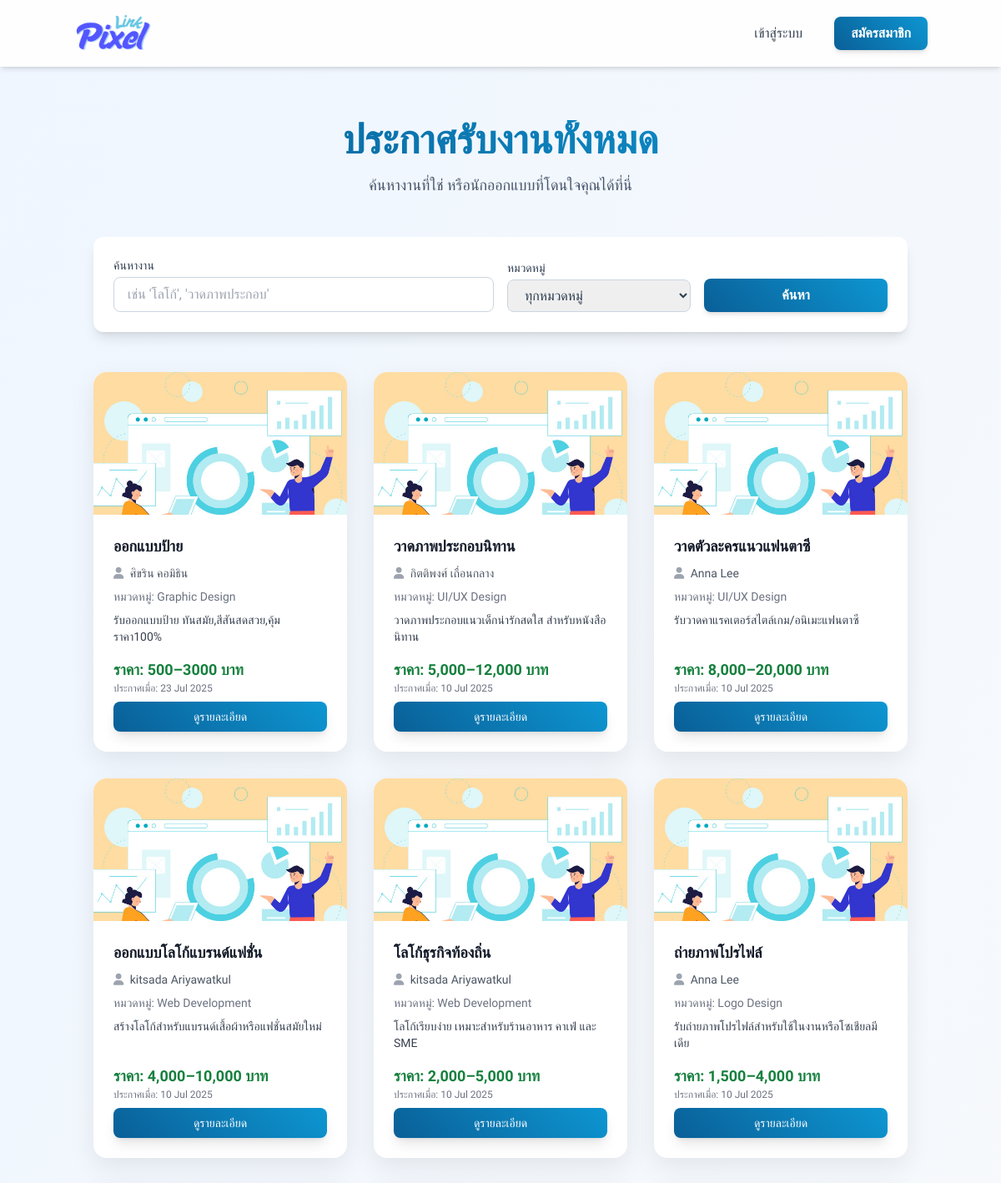
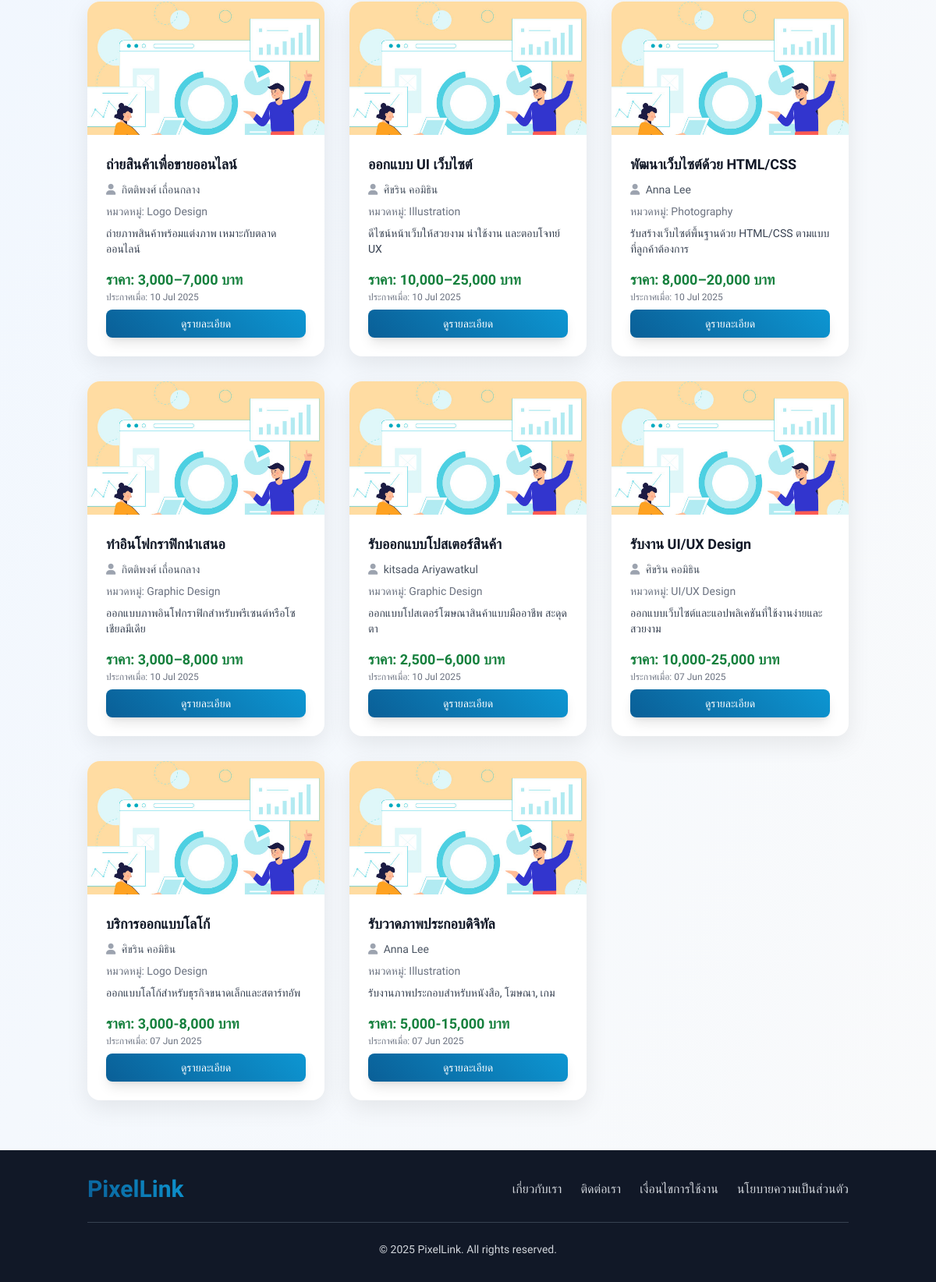
Page /job_listings.php on the committed database (2 pictures, top to bottom).
### tables this page shows
CREATE TABLE `job_postings` (
  `post_id` int(11) NOT NULL,
  `designer_id` int(11) NOT NULL,
  `title` varchar(255) NOT NULL,
  `description` text DEFAULT NULL,
  `category_id` int(11) DEFAULT NULL,
  `price_range` varchar(100) DEFAULT NULL,
  `posted_date` timestamp NOT NULL DEFAULT current_timestamp(),
  `status` enum('active','inactive','completed') DEFAULT 'active',
  `client_id` int(11) NOT NULL,
  `main_image_id` int(11) DEFAULT NULL
);

CREATE TABLE `users` (
  `user_id` int(11) NOT NULL,
  `username` varchar(50) NOT NULL,
  `password` varchar(255) NOT NULL,
  `email` varchar(100) NOT NULL,
  `first_name` varchar(100) NOT NULL,
  `last_name` varchar(100) NOT NULL,
  `phone_number` varchar(20) NOT NULL,
  `user_type` enum('admin','designer','client') NOT NULL,
  `registration_date` timestamp NOT NULL DEFAULT current_timestamp(),
  `is_approved` tinyint(1) DEFAULT 0,
  `last_activity` datetime DEFAULT NULL,
  `is_active` tinyint(1) DEFAULT 1,
  `is_verified` tinyint(1) NOT NULL DEFAULT 0 COMMENT '0=Not Verified, 1=Verified',
  `last_login` timestamp NULL DEFAULT NULL
);

CREATE TABLE `job_categories` (
  `category_id` int(11) NOT NULL,
  `category_name` varchar(100) NOT NULL
);

### job_listings.php (the view, shortened to what this page needs)
<?php
$servername = "localhost";
$username = "root";
$password = "";
$dbname = "pixellink";
$condb = new mysqli($servername, $username, $password, $dbname);
$condb->set_charset("utf8mb4");
$loggedInUserName = $_SESSION['full_name'] ?? $_SESSION['username'] ?? 'Designer';
$search_keyword = $_GET['search'] ?? '';
$type = $_GET['type'] ?? 'postings';
$jobs = [];
if ($type === 'postings') {
    $page_title = "ประกาศรับงานทั้งหมด";
    $sql = "SELECT
                jp.post_id AS id,
                jp.title,
                jp.description,
                jp.price_range,
                jp.posted_date,
                'posting' AS type,
                u.first_name,
                u.last_name,
                jc.category_name,
                uf.file_path AS job_image_path
            FROM job_postings AS jp
            JOIN users AS u ON jp.designer_id = u.user_id
            LEFT JOIN job_categories AS jc ON jp.category_id = jc.category_id
            LEFT JOIN uploaded_files AS uf ON jp.main_image_id = uf.file_id
            WHERE jp.status = 'active'";
    $sql .= " ORDER BY jp.posted_date DESC";
}
$stmt = $condb->prepare($sql);
if ($stmt) {
    $stmt->execute();
    $result = $stmt->get_result();
    $jobs = $result->fetch_all(MYSQLI_ASSOC);
} else {
    error_log("SQL Error: " . $condb->error);
}
?>
<?php include 'includes/header.php'; ?>
<body class="min-h-screen flex flex-col">
    <nav class="bg-white/90 backdrop-blur-sm p-4 shadow-md sticky top-0 z-50">
        <div class="container mx-auto flex justify-between items-center">
            <a href="index.php"><img src="dist/img/logo.png" alt="PixelLink Logo" class="h-12 transition-transform hover:scale-105"></a>
            <div class="space-x-4 flex items-center">
                <?php if (isset($_SESSION['user_id'])) : ?>
                    <span class="font-medium text-slate-700">สวัสดี, <?= htmlspecialchars($loggedInUserName) ?>!</span>
                    <?php
                        $profile_path = 'designer/view_profile.php';
                        if ($_SESSION['user_type'] === 'client') {
                            $profile_path = 'client/view_profile.php';
                        }
                    ?>
                    <a href="<?= $profile_path ?>?user_id=<?= $_SESSION['user_id']; ?>" class="btn-primary text-white px-5 py-2 rounded-lg font-medium shadow-md">ดูโปรไฟล์</a>
                    <a href="logout.php" class="btn-danger text-white px-5 py-2 rounded-lg font-medium shadow-md">ออกจากระบบ</a>
                <?php else : ?>
                    <a href="login.php" class="px-3 py-1.5 sm:px-5 sm:py-2 rounded-lg font-medium border-2 border-transparent hover:border-blue-300 hover:text-blue-600 transition duration-300 text-gray-700">เข้าสู่ระบบ</a>
                    <a href="register.php" class="btn-primary text-white px-5 py-2 rounded-lg font-semibold shadow-md">สมัครสมาชิก</a>
                <?php endif; ?>
            </div>
        </div>
    </nav>
    <main class="flex-grow">
        <section id="job-listings" class="py-12 md:py-16 bg-gradient-to-br from-blue-50 to-gray-50">
            <div class="container mx-auto px-4 md:px-6">
                <div class="text-center mb-12">
                    <h1 class="text-4xl md:text-5xl font-bold text-gradient"><?= htmlspecialchars($page_title) ?></h1>
                    <p class="mt-4 text-lg text-slate-600">ค้นหางานที่ใช่ หรือนักออกแบบที่โดนใจคุณได้ที่นี่</p>
                </div>
                <form action="job_listings.php" method="GET" class="mb-12 p-6 bg-white rounded-xl shadow-lg">
                    <div class="grid grid-cols-1 md:grid-cols-4 gap-4 items-end">
                        <div class="col-span-1 md:col-span-2">
                            <label for="search-keyword" class="block text-sm font-medium text-slate-700 mb-1">ค้นหางาน</label>
                            <input type="text" name="search" id="search-keyword" value="<?= htmlspecialchars($search_keyword) ?>" placeholder="เช่น 'โลโก้', 'วาดภาพประกอบ'" class="w-full px-4 py-2 border border-slate-300 rounded-lg focus:ring-blue-500 focus:border-blue-500">
                        </div>
                        <div>
                            <label for="filter-category" class="block text-sm font-medium text-slate-700 mb-1">หมวดหมู่</label>
                            <select name="category" id="filter-category" class="w-full px-4 py-2 border border-slate-300 rounded-lg focus:ring-blue-500 focus:border-blue-500">
                                <option value="0">ทุกหมวดหมู่</option>
                            </select>
                        </div>
                        <button type="submit" class="btn-primary text-white px-6 py-2 rounded-lg font-semibold shadow-md w-full">ค้นหา</button>
                    </div>
                </form>
                <?php if (empty($jobs)): ?>
                    <div class="bg-yellow-100 border-l-4 border-yellow-500 text-yellow-700 p-6 rounded-lg text-center mt-12">
                        <p class="font-bold text-xl">ไม่พบผลลัพธ์ที่ตรงกัน</p>
                        <p class="mt-2">กรุณาลองเปลี่ยนคำค้นหาหรือตัวกรองของคุณ</p>
                    </div>
                <?php else: ?>
                    <div class="grid grid-cols-1 sm:grid-cols-2 lg:grid-cols-3 xl:grid-cols-4 gap-8">
                        <?php foreach ($jobs as $job): ?>
                            <div class="card-item flex flex-col">
                                <?php
                                $image_source = 'dist/img/pdpa02.jpg';
                                ?>
                                <a href="job_detail.php?id=<?= $job['id'] ?>&type=<?= $job['type'] ?>">
                                    <img src="<?= $image_source ?>" alt="ภาพประกอบงาน: <?= htmlspecialchars($job['title']) ?>" class="card-image">
                                </a>
                                <div class="p-4 md:p-6 flex-grow flex flex-col justify-between">
                                    <div>
                                        <h3 class="text-lg font-semibold text-gray-900 line-clamp-2"><?= htmlspecialchars($job['title']) ?></h3>
                                        <p class="text-sm text-gray-600 my-2">
                                            <i class="fas fa-user mr-1 text-gray-400"></i>
                                            <?= htmlspecialchars($job['first_name'] . ' ' . $job['last_name']) ?>
                                        </p>
                                        <p class="text-sm text-gray-500 mb-2">หมวดหมู่: <?= htmlspecialchars($job['category_name'] ?? 'ไม่ระบุ') ?></p>
                                        <p class="text-sm text-gray-700 line-clamp-3 font-light"><?= htmlspecialchars($job['description']) ?></p>
                                    </div>
                                    <div class="mt-4">
                                        <p class="text-lg font-semibold text-green-700">ราคา: <?= htmlspecialchars($job['price_range'] ?? 'สอบถาม') ?></p>
                                        <p class="text-xs text-gray-500">ประกาศเมื่อ: <?= date('d M Y', strtotime($job['posted_date'])) ?></p>
                                        <a href="job_detail.php?id=<?= $job['id'] ?>&type=<?= $job['type'] ?>" class="mt-2 inline-block btn-primary text-white px-4 py-2 rounded-lg font-medium text-sm shadow-lg w-full text-center">ดูรายละเอียด</a>
                                    </div>
                                </div>
                            </div>
                        <?php endforeach; ?>
                    </div>
                <?php endif; ?>
            </div>
        </section>
    </main>
<?php include 'includes/footer.php'; ?>

### includes/header.php (style rules this page uses)
* { font-family: 'Kanit', sans-serif; font-style: normal; font-weight: 400; }
body { background: linear-gradient(135deg, #f0f4f8 0%, #e8edf3 100%); color: #2c3e50; overflow-x: hidden; }
.btn-primary { background: linear-gradient(45deg, #0a5f97 0%, #0d96d2 100%); color: white; transition: all 0.3s ease; box-shadow: 0 4px 15px rgba(13, 150, 210, 0.3); }
.text-gradient { background: linear-gradient(45deg, #0a5f97, #0d96d2); -webkit-background-clip: text; -webkit-text-fill-color: transparent; }
.card-item { background: white; border-radius: 1rem; box-shadow: 0 10px 30px rgba(0, 0, 0, 0.08); transition: all 0.3s ease; display: flex; flex-direction: column; }
.card-image { width: 100%; aspect-ratio: 16/9; object-fit: cover; border-top-left-radius: 1rem; border-top-right-radius: 1rem; }

### rows in the picture
job_postings: title "ออกแบบป้าย", designer.last_name "ศิขริน คอมิธิน", category.category_name "Graphic Design", description "รับออกแบบป้าย ทันสมัย,สีสันสดสวย,คุ้มราคา100%", price_range "500–3000 บาท", posted_date "23 Jul 2025"
job_postings: title "วาดภาพประกอบนิทาน", designer.last_name "กิตติพงศ์ เถื่อนกลาง", category.category_name "UI/UX Design", description "วาดภาพประกอบแนวเด็กน่ารักสดใส สำหรับหนังสือนิทาน", price_range "5,000–12,000 บาท", posted_date "10 Jul 2025"
job_postings: title "วาดตัวละครแนวแฟนตาซี", designer.last_name "Anna Lee", category.category_name "UI/UX Design", description "รับวาดคาแรคเตอร์สไตล์เกม/อนิเมะแฟนตาซี", price_range "8,000–20,000 บาท", posted_date "10 Jul 2025"
job_postings: title "ออกแบบโลโก้แบรนด์แฟชั่น", designer.last_name "kitsada Ariyawatkul", category.category_name "Web Development", description "สร้างโลโก้สำหรับแบรนด์เสื้อผ้าหรือแฟชั่นสมัยใหม่", price_range "4,000–10,000 บาท", posted_date "10 Jul 2025"
job_postings: title "โลโก้ธุรกิจท้องถิ่น", designer.last_name "kitsada Ariyawatkul", category.category_name "Web Development", description "โลโก้เรียบง่าย เหมาะสำหรับร้านอาหาร คาเฟ่ และ SME", price_range "2,000–5,000 บาท", posted_date "10 Jul 2025"
job_postings: title "ถ่ายภาพโปรไฟล์", designer.last_name "Anna Lee", category.category_name "Logo Design", description "รับถ่ายภาพโปรไฟล์สำหรับใช้ในงานหรือโซเชียลมีเดีย", price_range "1,500–4,000 บาท", posted_date "10 Jul 2025"
job_postings: title "ถ่ายสินค้าเพื่อขายออนไลน์", designer.last_name "กิตติพงศ์ เถื่อนกลาง", category.category_name "Logo Design", description "ถ่ายภาพสินค้าพร้อมแต่งภาพ เหมาะกับตลาดออนไลน์", price_range "3,000–7,000 บาท", posted_date "10 Jul 2025"
job_postings: title "ออกแบบ UI เว็บไซต์", designer.last_name "ศิขริน คอมิธิน", category.category_name "Illustration", description "ดีไซน์หน้าเว็บให้สวยงาม น่าใช้งาน และตอบโจทย์ UX", price_range "10,000–25,000 บาท", posted_date "10 Jul 2025"
job_postings: title "พัฒนาเว็บไซต์ด้วย HTML/CSS", designer.last_name "Anna Lee", category.category_name "Photography", description "รับสร้างเว็บไซต์พื้นฐานด้วย HTML/CSS ตามแบบที่ลูกค้าต้องการ", price_range "8,000–20,000 บาท", posted_date "10 Jul 2025"
job_postings: title "ทำอินโฟกราฟิกนำเสนอ", designer.last_name "กิตติพงศ์ เถื่อนกลาง", category.category_name "Graphic Design", description "ออกแบบภาพอินโฟกราฟิกสำหรับพรีเซนต์หรือโซเชียลมีเดีย", price_range "3,000–8,000 บาท", posted_date "10 Jul 2025"
job_postings: title "รับออกแบบโปสเตอร์สินค้า", designer.last_name "kitsada Ariyawatkul", category.category_name "Graphic Design", description "ออกแบบโปสเตอร์โฆษณาสินค้าแบบมืออาชีพ สะดุดตา", price_range "2,500–6,000 บาท", posted_date "10 Jul 2025"
job_postings: title "รับงาน UI/UX Design", designer.last_name "ศิขริน คอมิธิน", category.category_name "UI/UX Design", description "ออกแบบเว็บไซต์และแอปพลิเคชันที่ใช้งานง่ายและสวยงาม", price_range "10,000-25,000 บาท", posted_date "07 Jun 2025"
job_postings: title "บริการออกแบบโลโก้", designer.last_name "ศิขริน คอมิธิน", category.category_name "Logo Design", description "ออกแบบโลโก้สำหรับธุรกิจขนาดเล็กและสตาร์ทอัพ", price_range "3,000-8,000 บาท", posted_date "07 Jun 2025"
job_postings: title "รับวาดภาพประกอบดิจิทัล", designer.last_name "Anna Lee", category.category_name "Illustration", description "รับงานภาพประกอบสำหรับหนังสือ, โฆษณา, เกม", price_range "5,000-15,000 บาท", posted_date "07 Jun 2025"

### other values in the picture
$page_title "ประกาศรับงานทั้งหมด"
